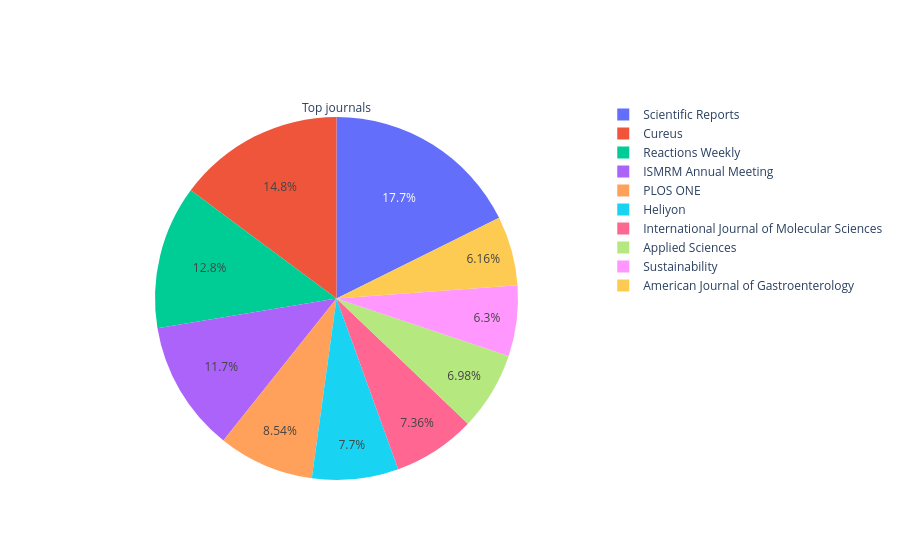

Write notebook code for a chart like this one.
### Markdown cell above
### **Task:** show the journals with the highest number of publications

### Code cell
result = (
publications.selectExpr("container.name as journalName", "id")
    .where("journalName is not null")
    .groupBy("journalName")
    .count()
    .orderBy(F.desc("count"))
    .toPandas().head(10)

)

fig = go.Figure()
fig.add_pie(
    labels=result["journalName"],
    values=result["count"],
    title="Top journals",
)
fig.show()

### Figure 1 — Plotly figure (JSON) as saved in the notebook; plotly's stock layout.template omitted (floating-point values rounded to 4 significant figures)
{"data": [{"labels": ["Scientific Reports", "Cureus", "Reactions Weekly", "ISMRM Annual Meeting", "PLOS ONE", "Heliyon", "International Journal of Molecular Sciences", "Applied Sciences", "Sustainability", "American Journal of Gastroenterology"], "title": {"text": "Top journals"}, "type": "pie", "values": [15836, 13298, 11458, 10449, 7651, 6897, 6598, 6253, 5646, 5519]}], "layout": {}}
